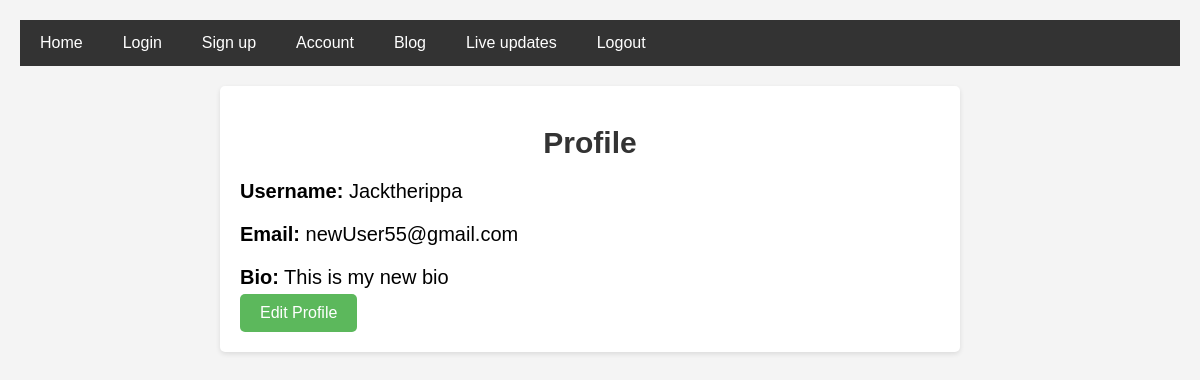
/user/account/ (signed in), run on the app's committed database.
### userauths/models.py (models this page shows, shortened)
class User(AbstractUser):
    email = models.EmailField(unique = True)
    username = models.CharField(max_length=100)
    bio = models.CharField(max_length=100)
    USERNAME_FIELD = 'email'
    REQUIRED_FIELDS = ['username']

### userauths/views.py (the view)
# urls.py: path('account/', views.account_view, name = 'account'),
@login_required
def account_view(request):
    return render(request, 'userauths/account.html', {'user': request.user})

### templates/userauths/account.html (shortened to what this page needs)
{% extends "partials/base.html" %} {% block content %}
<link rel="stylesheet" href="static/css/styles.css" />
<div class="profile-container">
  <div class="profile-sidebar">
    <h1>Profile</h1>
    <p><strong>Username:</strong> {{ user.username }}</p>
    <p><strong>Email:</strong> {{ user.email }}</p>
    <p><strong>Bio:</strong> {{ user.bio }}</p>
    <a href="{% url 'userauths:edit-profile' %}" class="edit-profile-btn"
      >Edit Profile</a
    >
  </div>
</div>
{% endblock content %}

### static/css/styles.css (style rules this page uses)
body { font-family: Arial, sans-serif; margin: 0; padding: 20px; background-color: #f4f4f4; }
h1 { color: #333; text-align: center; margin-bottom: 20px; }
h2, p { margin-bottom: 5px; }

### templates/userauths/account.html (style rules this page uses)
.profile-container { display: flex; justify-content: center; align-items: start; height: 500vh; padding: 20px; background-color: #f4f4f4; }
.profile-sidebar { width: 700px; background-color: white; padding: 20px; border-radius: 5px; box-shadow: 0 2px 5px rgba(0, 0, 0, 0.1); margin-right: 20px; }
.edit-profile-btn { display: inline-block; padding: 10px 20px; background-color: #5cb85c; color: white; border: none; border-radius: 5px; cursor: pointer; text-decoration: none; }
h1 { font-size: 30px; }
p { font-size: 20px; }

### data on the page
User: username "Jacktherippa", email "newUser55@gmail.com", bio "This is my new bio"
